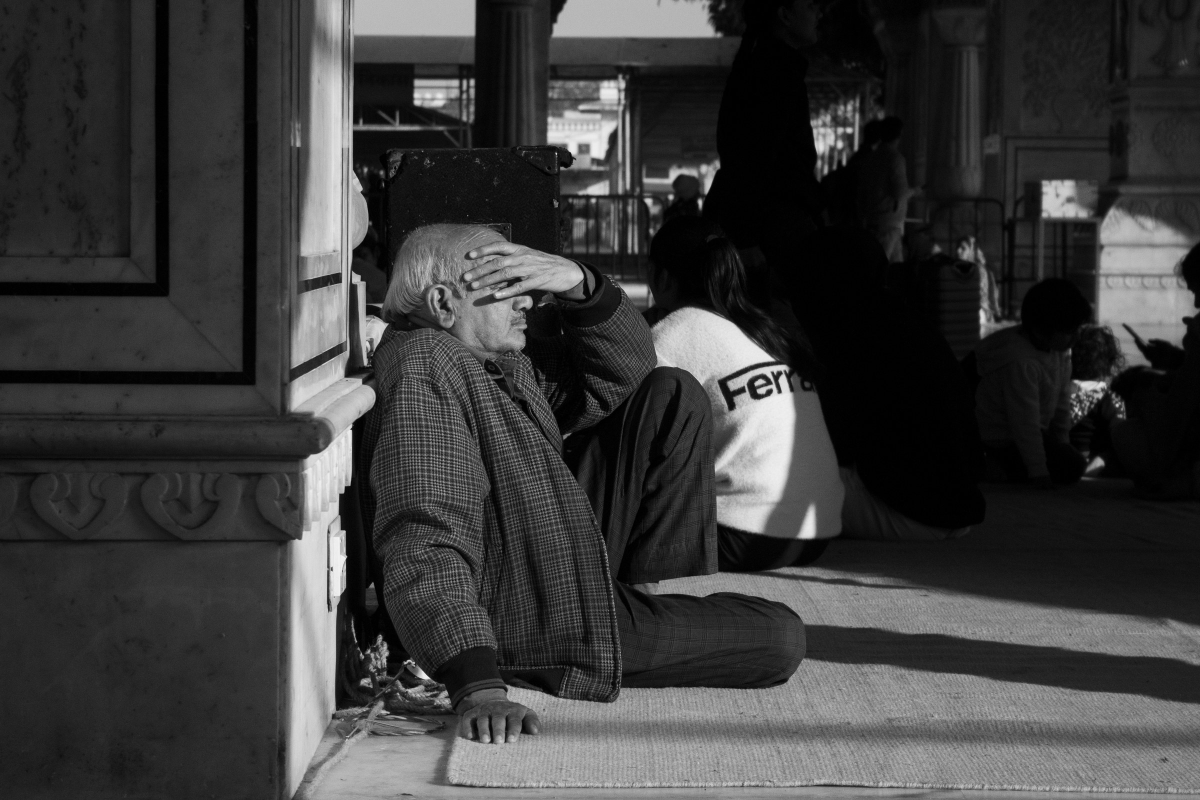
#> input picture assets/photos/bnw/0000.jpg, 2400 x 1600 px (shown at 1/2 size); its folder holds only this picture in this run
$ python prepare_photos.py
#> lines starting #> are read from the running program, lines starting #| are printed output that depends on the picture
#!/usr/bin/env python3
"""Put your photos on the Photography page.

    python3 scripts/prepare_photos.py                 # uses the folder "photos" next to AC_web
    python3 scripts/prepare_photos.py <other-folder>

In the catalogue the highest number comes first: number the photos 0001, 0002... to choose it.
(The gallery with the arrows is in random order.)
Each sub-folder (BnW, Color) makes a section of the page with its name; empty ones are not shown.
Photos outside the sub-folders are not used: the script lists them.

What it does
  * writes a web copy (long edge 2400 px) and a thumbnail (long edge 1200 px) of each
    photo in assets/photos/, as sRGB JPEG, without ANY metadata (EXIF, GPS, serial numbers)
  * writes _data/photos.yml, the list read by the page. Descriptions (alt:) that you add
    there are kept when you run the script again
  * removes from the site the photos that you removed from the folder

Originals are never modified. Keep them outside AC_web, so they are never uploaded.
Needs Pillow and PyYAML:  python3 -m pip install pillow pyyaml
HEIC and 16-bit scans are read with the macOS tool "sips".
"""
import argparse
import hashlib
import io
import re
import subprocess
import sys
import tempfile
from pathlib import Path

import yaml
from PIL import Image, ImageCms, ImageOps

ROOT = Path(__file__).resolve().parent.parent
DEFAULT_SOURCE = ROOT.parent / "photos"
OUT = ROOT / "assets" / "photos"
DATA = ROOT / "_data" / "photos.yml"
FULL_EDGE, THUMB_EDGE = 2400, 1200
EXTS = {".jpg", ".jpeg", ".png", ".tif", ".tiff", ".webp", ".heic"}
HEADER = (
    "# Photos of /photography/, written by scripts/prepare_photos.py.\n"
    "# You can add a description in alt: (read aloud to blind visitors); it is kept,\n"
    "# also when the photo is renamed (id identifies the original file).\n\n"
)


def slugify(name, fallback):
    return re.sub(r"[^a-z0-9]+", "-", name.lower()).strip("-") or fallback


def natural(path):
    """Sort key: 2 comes before 10."""
    return [(0, int(t), "") if t.isdigit() else (1, 0, t) for t in re.findall(r"[0-9]+|[^0-9]+", path.name.lower())]


def photos_in(folder):
    return sorted(
        (p for p in folder.iterdir() if p.is_file() and p.suffix.lower() in EXTS and not p.name.startswith(".")),
        key=natural,
        reverse=True,  # the highest number comes first
    )


def open_photo(path):
    """Return the photo as an upright sRGB image."""
    try:
        im = Image.open(path)
        im.load()
        if im.mode.startswith(("I", "F")):  # 16-bit scan: Pillow would clip it to white
            raise OSError("16-bit image")
    except OSError:
        with tempfile.TemporaryDirectory() as tmp:
            jpg = Path(tmp) / "photo.jpg"
            run = subprocess.run(
                ["sips", "-s", "format", "jpeg", "-s", "formatOptions", "100", str(path), "--out", str(jpg)],
                capture_output=True,
            )
            if run.returncode or not jpg.exists():
                sys.exit(f"Cannot read {path}")
            im = Image.open(jpg)
            im.load()
    icc = im.info.get("icc_profile")
    im = ImageOps.exif_transpose(im)
    if im.mode in ("RGBA", "LA", "P"):
        im = im.convert("RGB")
    if icc:
        try:
            profile = ImageCms.ImageCmsProfile(io.BytesIO(icc))
            im = ImageCms.profileToProfile(im, profile, ImageCms.createProfile("sRGB"), outputMode="RGB")
        except ImageCms.PyCMSError:
            pass  # profile not usable for this image: keep the pixel values
    return im.convert("RGB")


def save(im, edge, path):
    im = im.copy()
    im.thumbnail((edge, edge), Image.LANCZOS)
    im.info.clear()  # no metadata in the published file
    path.parent.mkdir(parents=True, exist_ok=True)
    # write aside and move: the local preview must never copy a half-written file
    part = path.with_name(f".{path.name}.part")
    im.save(part, "JPEG", quality=88, optimize=True, progressive=True)
    part.replace(path)
    return im.size


def main():
    ap = argparse.ArgumentParser(description=__doc__, formatter_class=argparse.RawDescriptionHelpFormatter)
    ap.add_argument("source", type=Path, nargs="?", default=DEFAULT_SOURCE)
    source = ap.parse_args().source
    if not source.is_dir():
        sys.exit(f"Folder not found: {source}")

    folders = [
        (d, d.name, photos_in(d)) for d in sorted(source.iterdir(), key=natural) if d.is_dir() and not d.name.startswith(".")
    ]
    if not any(files for _, _, files in folders):
        sys.exit(f"No photos in the sub-folders of {source}: nothing changed")

    previous = (yaml.safe_load(DATA.read_text(encoding="utf-8")) if DATA.exists() else None) or []
    old = {p["file"]: p for series in previous for p in series["photos"]}
    alts = {p.get("id", p["file"]): p.get("alt", "") for p in old.values()}

    result, used = [], set()
    for folder, title, files in folders:
        if not files:
            continue
        prefix = slugify(title, "series") + "/"
        photos = []
        for src in files:
            stem = slugify(src.stem, "photo")
            name, n = f"{prefix}{stem}.jpg", 1
            while name in used:
                n += 1
                name = f"{prefix}{stem}-{n}.jpg"
            used.add(name)
            photo_id = "p" + hashlib.sha256(src.read_bytes()).hexdigest()[:10]
            before = old.get(name, {})
            if before.get("id") == photo_id and (OUT / name).exists() and (OUT / "thumbs" / name).exists():
                width, height = before["width"], before["height"]  # already done
            else:
                im = open_photo(src)
#> in open_photo, im is the input picture: PIL image 2400x1600 RGB; min 0, max 255, mean 59.5
                width, height = save(im, FULL_EDGE, OUT / name)
#> width = 2400; height = 1600
                save(im, THUMB_EDGE, OUT / "thumbs" / name)
#> call 2 of save, with edge = 1200
#> in save (call 2), `im.thumbnail((edge, edge), Image.LANCZOS)`:
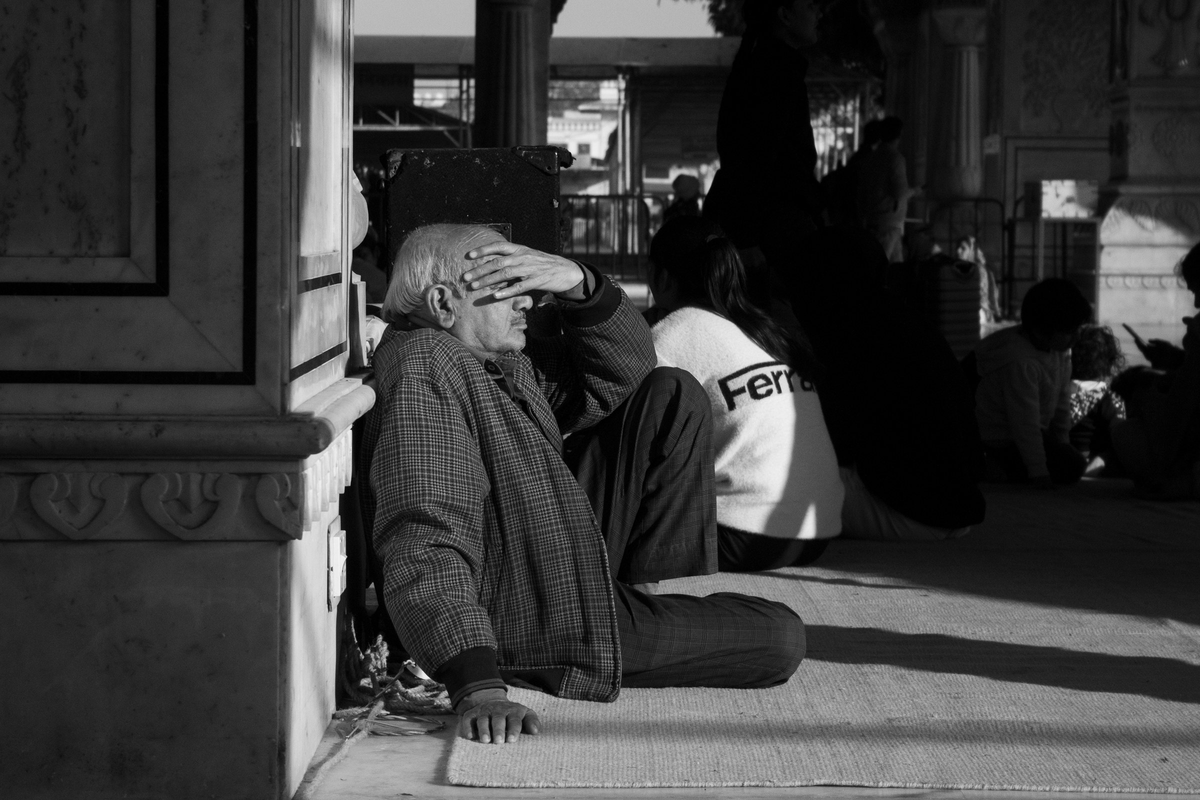
#> im: PIL image 1200x800 RGB; min 0, max 246, mean 59.5
                print(f"  {src.name} -> {name} ({width}x{height})")
#|   0000.jpg -> bnw/0000.jpg (2400x1600)
            alt = alts.get(photo_id, alts.get(name, ""))
            photos.append({"file": name, "id": photo_id, "width": width, "height": height, "alt": alt})
        shown = re.sub(r"^\d+[\s_-]+", "", title).replace("_", " ")
        result.append({"title": shown, "photos": photos})
#> pass 2 of the loop in main, `for folder, title, files in folders:`:
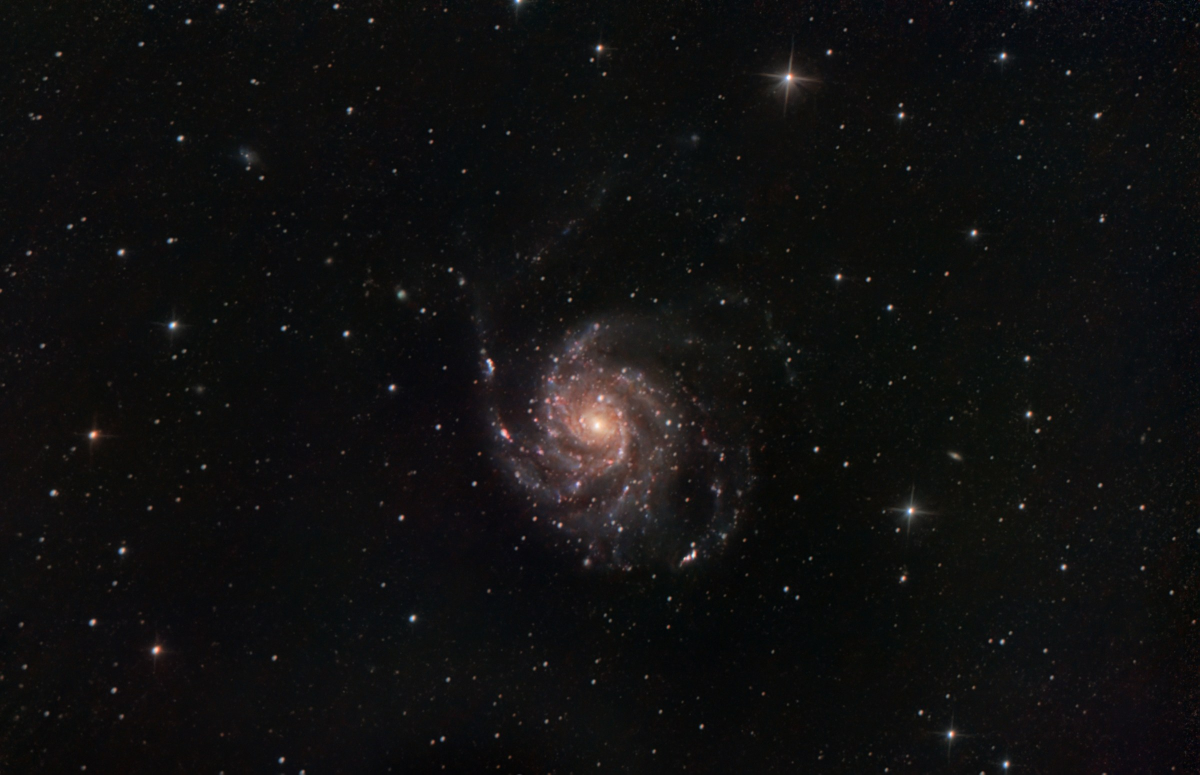
#> input picture assets/photos/color/0000.jpg, 2400 x 1549 px (shown at 1/2 size)
#> in open_photo, im is the input picture: PIL image 2400x1549 RGB; mean R, G, B 16.3, 15.8, 15.9
#> height = 1549
#> in save (call 4), `im.thumbnail((edge, edge), Image.LANCZOS)`:
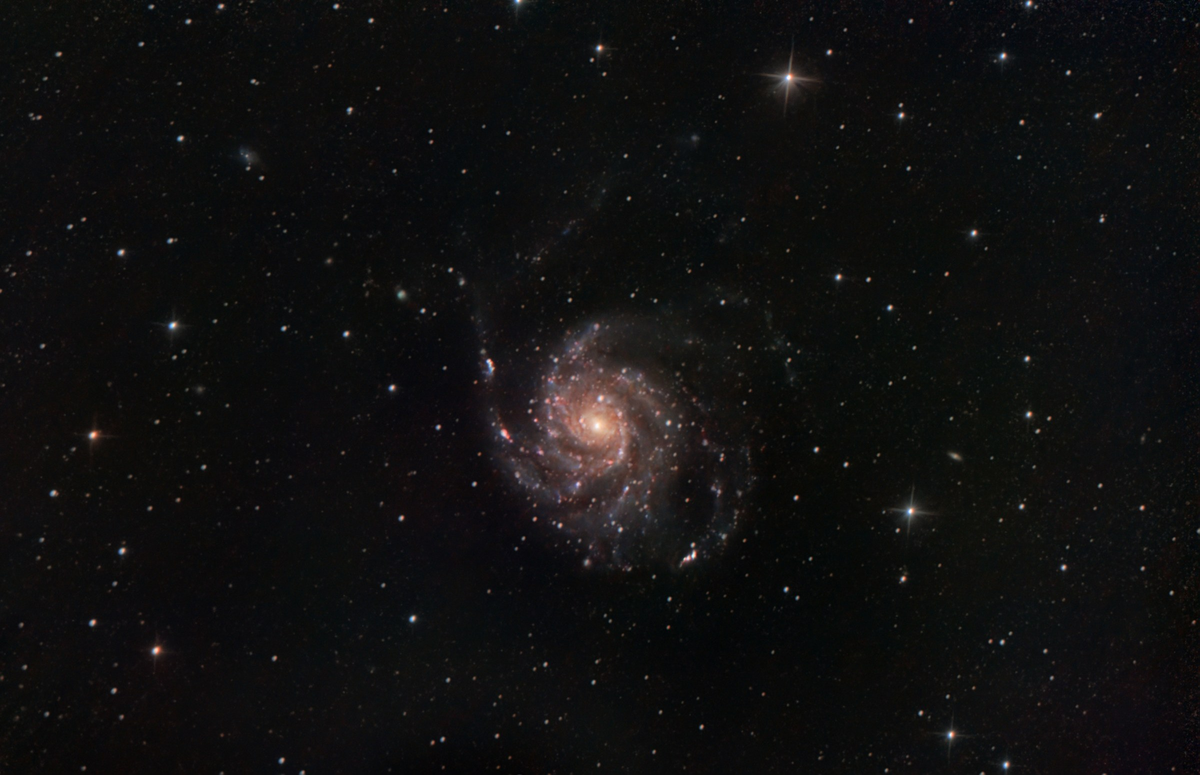
#> im: PIL image 1200x775 RGB; mean R, G, B 16.3, 15.8, 15.9
#|   0000.jpg -> color/0000.jpg (2400x1549)

    DATA.write_text(HEADER + yaml.safe_dump(result, sort_keys=False, allow_unicode=True, width=1000), encoding="utf-8")
    for name in set(old) - used:  # only files this script listed before
        for path in (OUT / name, OUT / "thumbs" / name):
            path.unlink(missing_ok=True)
    print(f"{len(used)} photos on the Photography page")
    for path in photos_in(source):
        print(f"  NOT used, move it to a sub-folder: {path.name}")


if __name__ == "__main__":
    main()
